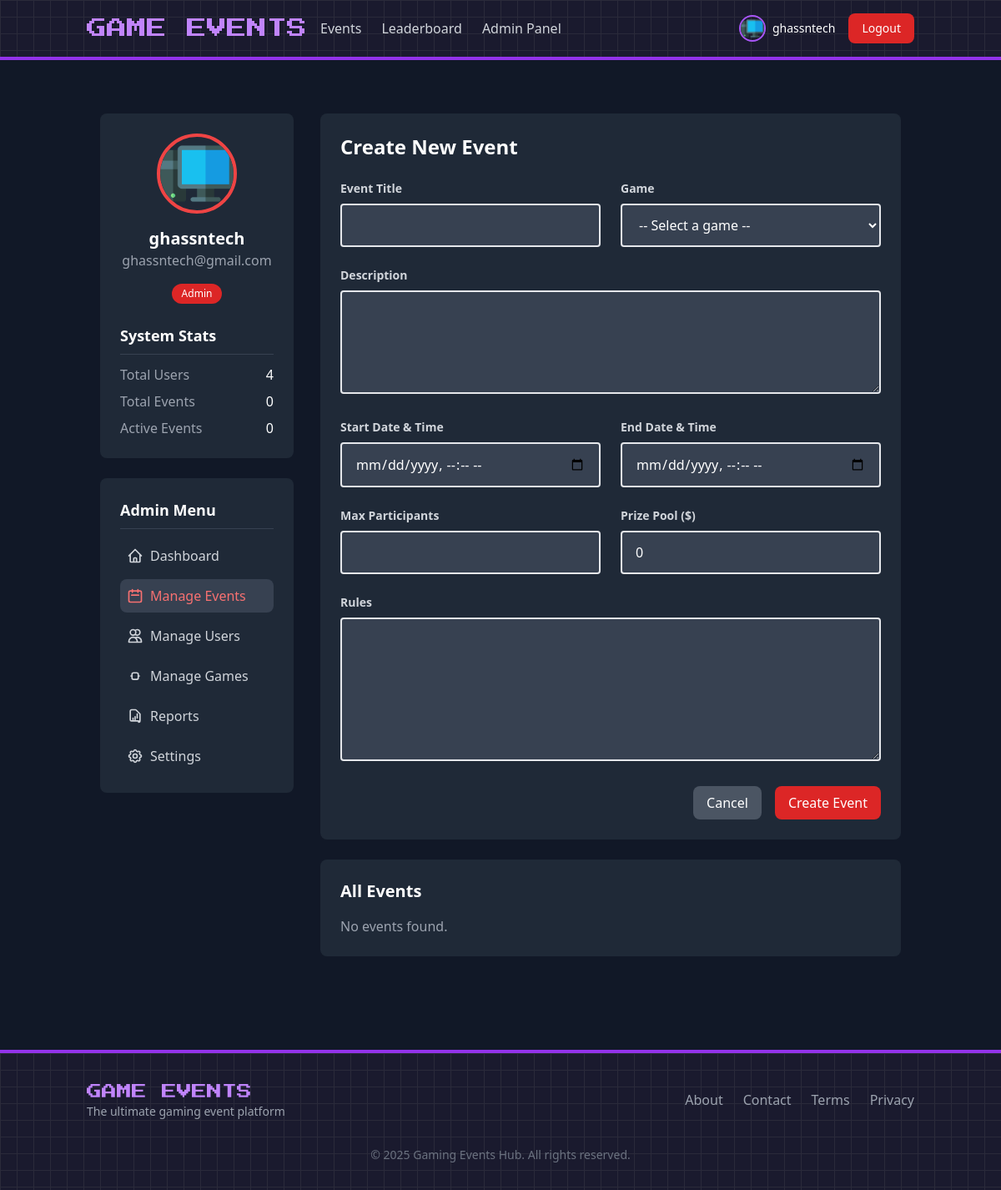
/views/admin/events.php?action=create (signed in), run on the app's committed database.
### tables this page shows
CREATE TABLE `users` (
  `id` int(11) NOT NULL,
  `username` varchar(50) NOT NULL,
  `email` varchar(100) NOT NULL,
  `password` varchar(255) NOT NULL,
  `role` enum('admin','player','visitor') DEFAULT 'visitor',
  `avatar` varchar(255) DEFAULT 'default.png',
  `created_at` timestamp NOT NULL DEFAULT current_timestamp(),
  `updated_at` timestamp NOT NULL DEFAULT current_timestamp() ON UPDATE current_timestamp()
);

### views/admin/events.php (the view, shortened to what the rows shown need)
<?php include '../../includes/header.php'; ?>
<div class="container mx-auto px-4 py-8">
    <div class="flex flex-col md:flex-row gap-8">
        <?php include __DIR__ . '/sidebar.php'; ?>
        <div class="w-full md:w-3/4">
            <?php if (isset($_GET['action']) && ($_GET['action'] === 'create' || $_GET['action'] === 'edit')): ?>
                <div class="bg-gray-800 rounded-lg p-6 mb-6">
                    <h2 class="text-2xl font-bold mb-6">
                        <?php echo $_GET['action'] === 'create' ? 'Create New Event' : 'Edit Event'; ?>
                    </h2>
                </div>
            <?php endif; ?>
            <div class="bg-gray-800 rounded-lg p-6">
                <h2 class="text-xl font-bold mb-4">All Events</h2>
            </div>
        </div>
    </div>
</div>
<?php include '../../includes/footer.php'; ?>

### includes/header.php (shortened to what the rows shown need)
<?php
require_once __DIR__ . '/../config/database.php';
require_once __DIR__ . '/../models/User.php';
$user = new User();
$isLoggedIn = isset($_SESSION['user_id']);
$currentUser = null;
if ($isLoggedIn) {
    $currentUser = $user->getUserById($_SESSION['user_id']);
}
?>
<!DOCTYPE html>
<html lang="en">
<head>
    <script src="https://cdn.tailwindcss.com"></script>
</head>
<body class="bg-gray-900 text-white min-h-screen">
    <header class="bg-pixel border-b-4 border-purple-600">
        <div class="container mx-auto px-4 py-4">
            <div class="flex justify-between items-center">
                <div class="flex items-center space-x-4">
                    <?php if ($isLoggedIn && $currentUser): ?>
                        <div class="flex items-center space-x-2">
                            <img src="<?php echo BASE_URL . 'assets/images/avatars/' . htmlspecialchars($currentUser['avatar'] ?? 'default.png'); ?>"
                                 alt="Avatar" class="w-8 h-8 rounded-full border-2 border-purple-500">
                            <span class="text-sm"><?php echo htmlspecialchars($currentUser['username']); ?></span>
                        </div>
                        <a href="<?php echo BASE_URL; ?>views/auth/logout.php" class="bg-red-600 hover:bg-red-700 px-4 py-2 rounded-lg text-sm font-medium transition">Logout</a>
                    <?php endif; ?>
                </div>
            </div>
        </div>
    </header>
    <main class="container mx-auto px-4 py-8">

### views/admin/sidebar.php (shortened to what the rows shown need)
<?php
require_once __DIR__ . '/../../bootstrap.php';
require_once __DIR__ . '/../../models/User.php';
?>
<div class="w-full md:w-1/4">
    <div class="bg-gray-800 rounded-lg p-6 mb-6">
        <div class="flex flex-col items-center">
            <img src="<?php echo htmlspecialchars(BASE_URL . 'assets/images/avatars/' . ($currentUser['avatar'] ?? 'default.png')); ?>"
                alt="Admin Avatar" class="w-24 h-24 rounded-full border-4 border-red-500 mb-4">
            <h3 class="text-xl font-bold"><?php echo htmlspecialchars($currentUser['username']); ?></h3>
            <p class="text-gray-400 mb-4"><?php echo htmlspecialchars($currentUser['email']); ?></p>
            <span class="bg-red-600 text-white px-3 py-1 rounded-full text-xs">Admin</span>
        </div>
    </div>
</div>

### data on the page
users: avatar (picture), username "ghassntech", email "ghassntech@gmail.com"

### other printed values
$userCount "4"
$eventCount "0"
$activeEventCount "0"
